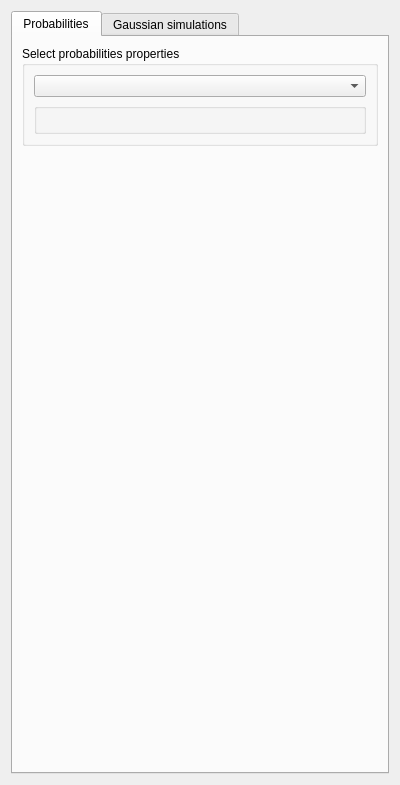
<?xml version="1.0" encoding="UTF-8"?>
<ui version="4.0">
 <class>Form</class>
 <widget class="QWidget" name="Form">
  <property name="geometry">
   <rect>
    <x>0</x>
    <y>0</y>
    <width>400</width>
    <height>785</height>
   </rect>
  </property>
  <property name="windowTitle">
   <string>Form</string>
  </property>
  <property name="AlgorithmCategory" stdset="0">
   <string>LPM-Geomod_Suite</string>
  </property>
  <property name="AlgorithmDescription" stdset="0">
   <string>probability fields simulation</string>
  </property>
  <layout class="QVBoxLayout" name="verticalLayout">
   <item>
    <widget class="QTabWidget" name="tabWidget">
     <property name="currentIndex">
      <number>0</number>
     </property>
     <widget class="QWidget" name="tab1">
      <attribute name="title">
       <string>Probabilities</string>
      </attribute>
      <layout class="QGridLayout" name="gridLayout_3">
       <item row="0" column="0">
        <widget class="QGroupBox" name="groupBox_2">
         <property name="title">
          <string>Select probabilities properties</string>
         </property>
         <layout class="QGridLayout" name="gridLayout_2">
          <item row="0" column="0">
           <widget class="GridSelectorBasic" name="gridselectorbasic">
            <property name="sizePolicy">
             <sizepolicy hsizetype="Expanding" vsizetype="Fixed">
              <horstretch>0</horstretch>
              <verstretch>0</verstretch>
             </sizepolicy>
            </property>
           </widget>
          </item>
          <item row="1" column="0">
           <widget class="OrderedPropertySelector" name="orderedpropertyselector">
            <property name="sizePolicy">
             <sizepolicy hsizetype="Expanding" vsizetype="Preferred">
              <horstretch>0</horstretch>
              <verstretch>0</verstretch>
             </sizepolicy>
            </property>
           </widget>
          </item>
         </layout>
        </widget>
       </item>
       <item row="1" column="0">
        <spacer name="verticalSpacer">
         <property name="orientation">
          <enum>Qt::Vertical</enum>
         </property>
         <property name="sizeHint" stdset="0">
          <size>
           <width>20</width>
           <height>40</height>
          </size>
         </property>
        </spacer>
       </item>
      </layout>
     </widget>
     <widget class="QWidget" name="tab2">
      <attribute name="title">
       <string>Gaussian simulations</string>
      </attribute>
      <layout class="QGridLayout" name="gridLayout">
       <item row="0" column="0">
        <widget class="QGroupBox" name="groupBox_3">
         <property name="title">
          <string>Select gaussian simulations properties</string>
         </property>
         <layout class="QVBoxLayout" name="verticalLayout_5">
          <item>
           <widget class="GridSelectorBasic" name="gridselectorbasic_2">
            <property name="sizePolicy">
             <sizepolicy hsizetype="Expanding" vsizetype="Fixed">
              <horstretch>0</horstretch>
              <verstretch>0</verstretch>
             </sizepolicy>
            </property>
           </widget>
          </item>
          <item>
           <widget class="OrderedPropertySelector" name="orderedpropertyselector_2">
            <property name="sizePolicy">
             <sizepolicy hsizetype="Expanding" vsizetype="Preferred">
              <horstretch>0</horstretch>
              <verstretch>0</verstretch>
             </sizepolicy>
            </property>
           </widget>
          </item>
         </layout>
        </widget>
       </item>
       <item row="1" column="0">
        <spacer name="verticalSpacer_2">
         <property name="orientation">
          <enum>Qt::Vertical</enum>
         </property>
         <property name="sizeHint" stdset="0">
          <size>
           <width>20</width>
           <height>40</height>
          </size>
         </property>
        </spacer>
       </item>
      </layout>
     </widget>
    </widget>
   </item>
  </layout>
 </widget>
 <customwidgets>
  <customwidget>
   <class>GridSelectorBasic</class>
   <extends>QComboBox</extends>
   <header>qtplugins/selectors.h</header>
  </customwidget>
  <customwidget>
   <class>OrderedPropertySelector</class>
   <extends>GsTLGroupBox</extends>
   <header>qtplugins/selectors.h</header>
  </customwidget>
  <customwidget>
   <class>GsTLGroupBox</class>
   <extends>QGroupBox</extends>
   <header>qtplugins/selectors.h</header>
  </customwidget>
 </customwidgets>
 <resources/>
 <connections>
  <connection>
   <sender>gridselectorbasic</sender>
   <signal>activated(QString)</signal>
   <receiver>orderedpropertyselector</receiver>
   <slot>show_properties(QString)</slot>
   <hints>
    <hint type="sourcelabel">
     <x>152</x>
     <y>90</y>
    </hint>
    <hint type="destinationlabel">
     <x>148</x>
     <y>126</y>
    </hint>
   </hints>
  </connection>
  <connection>
   <sender>gridselectorbasic_2</sender>
   <signal>activated(QString)</signal>
   <receiver>orderedpropertyselector_2</receiver>
   <slot>show_properties(QString)</slot>
   <hints>
    <hint type="sourcelabel">
     <x>176</x>
     <y>90</y>
    </hint>
    <hint type="destinationlabel">
     <x>175</x>
     <y>126</y>
    </hint>
   </hints>
  </connection>
 </connections>
</ui>
